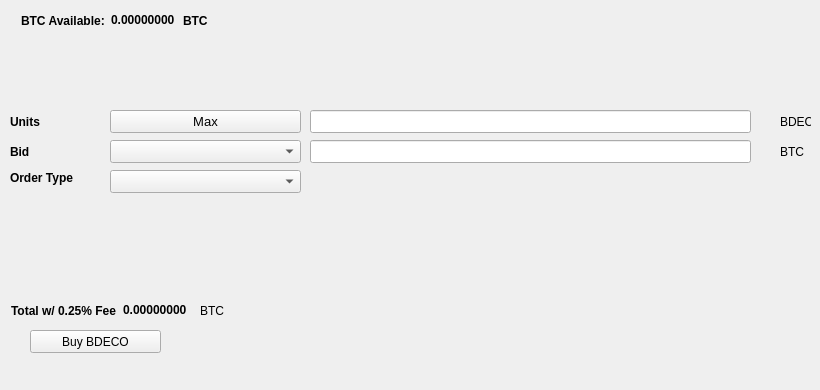
   <widget class="QWidget" name="BuyTab">
    <attribute name="title">
     <string>Buy</string>
    </attribute>
    <widget class="QPushButton" name="BuyBDECO">
     <property name="geometry">
      <rect>
       <x>30</x>
       <y>330</y>
       <width>131</width>
       <height>23</height>
      </rect>
     </property>
     <property name="text">
      <string>Buy BDECO</string>
     </property>
     <property name="icon">
      <iconset resource="../bdcashprotocol.qrc">
       <normaloff>:/icons/bitcoin</normaloff>:/icons/bitcoin</iconset>
     </property>
    </widget>
    <widget class="QLabel" name="label_3">
     <property name="geometry">
      <rect>
       <x>10</x>
       <y>110</y>
       <width>46</width>
       <height>23</height>
      </rect>
     </property>
     <property name="font">
      <font>
       <weight>75</weight>
       <bold>true</bold>
      </font>
     </property>
     <property name="text">
      <string>Units</string>
     </property>
    </widget>
    <widget class="QLineEdit" name="UnitsInput">
     <property name="geometry">
      <rect>
       <x>310</x>
       <y>110</y>
       <width>441</width>
       <height>23</height>
      </rect>
     </property>
     <property name="font">
      <font>
       <pointsize>9</pointsize>
       <weight>75</weight>
       <bold>true</bold>
      </font>
     </property>
    </widget>
    <widget class="QLineEdit" name="BuyBidPriceEdit">
     <property name="geometry">
      <rect>
       <x>310</x>
       <y>140</y>
       <width>441</width>
       <height>23</height>
      </rect>
     </property>
     <property name="font">
      <font>
       <pointsize>9</pointsize>
       <weight>75</weight>
       <bold>true</bold>
      </font>
     </property>
    </widget>
    <widget class="QLabel" name="label_4">
     <property name="geometry">
      <rect>
       <x>780</x>
       <y>110</y>
       <width>31</width>
       <height>23</height>
      </rect>
     </property>
     <property name="text">
      <string>BDECO</string>
     </property>
    </widget>
    <widget class="QLabel" name="label_5">
     <property name="geometry">
      <rect>
       <x>780</x>
       <y>140</y>
       <width>31</width>
       <height>23</height>
      </rect>
     </property>
     <property name="text">
      <string>BTC</string>
     </property>
    </widget>
    <widget class="QLabel" name="label_6">
     <property name="geometry">
      <rect>
       <x>10</x>
       <y>140</y>
       <width>46</width>
       <height>23</height>
      </rect>
     </property>
     <property name="font">
      <font>
       <weight>75</weight>
       <bold>true</bold>
      </font>
     </property>
     <property name="text">
      <string>Bid</string>
     </property>
    </widget>
    <widget class="QLabel" name="label_7">
     <property name="geometry">
      <rect>
       <x>10</x>
       <y>170</y>
       <width>91</width>
       <height>16</height>
      </rect>
     </property>
     <property name="font">
      <font>
       <weight>75</weight>
       <bold>true</bold>
      </font>
     </property>
     <property name="text">
      <string>Order Type</string>
     </property>
    </widget>
    <widget class="QPushButton" name="Buy_Max_Amount">
     <property name="geometry">
      <rect>
       <x>110</x>
       <y>110</y>
       <width>191</width>
       <height>23</height>
      </rect>
     </property>
     <property name="font">
      <font>
       <pointsize>10</pointsize>
      </font>
     </property>
     <property name="text">
      <string>Max</string>
     </property>
    </widget>
    <widget class="QComboBox" name="BuyBidcomboBox">
     <property name="geometry">
      <rect>
       <x>110</x>
       <y>140</y>
       <width>191</width>
       <height>23</height>
      </rect>
     </property>
     <property name="font">
      <font>
       <pointsize>10</pointsize>
      </font>
     </property>
    </widget>
    <widget class="QComboBox" name="buyOrdertypeCombo">
     <property name="geometry">
      <rect>
       <x>110</x>
       <y>170</y>
       <width>191</width>
       <height>23</height>
      </rect>
     </property>
     <property name="font">
      <font>
       <pointsize>10</pointsize>
      </font>
     </property>
    </widget>
    <widget class="QWidget" name="layoutWidget1">
     <property name="geometry">
      <rect>
       <x>21</x>
       <y>11</y>
       <width>227</width>
       <height>19</height>
      </rect>
     </property>
     <layout class="QHBoxLayout" name="horizontalLayout_3">
      <item>
       <widget class="QLabel" name="label232">
        <property name="font">
         <font>
          <weight>75</weight>
          <bold>true</bold>
         </font>
        </property>
        <property name="text">
         <string>BTC Available:</string>
        </property>
       </widget>
      </item>
      <item>
       <widget class="QLabel" name="BtcAvailableLbl">
        <property name="palette">
         <palette>
          <active>
           <colorrole role="WindowText">
            <brush brushstyle="SolidPattern">
             <color alpha="255">
              <red>0</red>
              <green>0</green>
              <blue>0</blue>
             </color>
            </brush>
           </colorrole>
           <colorrole role="Button">
            <brush brushstyle="SolidPattern">
             <color alpha="255">
              <red>0</red>
              <green>170</green>
              <blue>0</blue>
             </color>
            </brush>
           </colorrole>
           <colorrole role="Light">
            <brush brushstyle="SolidPattern">
             <color alpha="255">
              <red>0</red>
              <green>255</green>
              <blue>0</blue>
             </color>
            </brush>
           </colorrole>
           <colorrole role="Midlight">
            <brush brushstyle="SolidPattern">
             <color alpha="255">
              <red>0</red>
              <green>212</green>
              <blue>0</blue>
             </color>
            </brush>
           </colorrole>
           <colorrole role="Dark">
            <brush brushstyle="SolidPattern">
             <color alpha="255">
              <red>0</red>
              <green>85</green>
              <blue>0</blue>
             </color>
            </brush>
           </colorrole>
           <colorrole role="Mid">
            <brush brushstyle="SolidPattern">
             <color alpha="255">
              <red>0</red>
              <green>113</green>
              <blue>0</blue>
             </color>
            </brush>
           </colorrole>
           <colorrole role="Text">
            <brush brushstyle="SolidPattern">
             <color alpha="255">
              <red>0</red>
              <green>170</green>
              <blue>0</blue>
             </color>
            </brush>
           </colorrole>
           <colorrole role="BrightText">
            <brush brushstyle="SolidPattern">
             <color alpha="255">
              <red>255</red>
              <green>255</green>
              <blue>255</blue>
             </color>
            </brush>
           </colorrole>
           <colorrole role="ButtonText">
            <brush brushstyle="SolidPattern">
             <color alpha="255">
              <red>0</red>
              <green>0</green>
              <blue>0</blue>
             </color>
            </brush>
           </colorrole>
           <colorrole role="Base">
            <brush brushstyle="SolidPattern">
             <color alpha="255">
              <red>255</red>
              <green>255</green>
              <blue>255</blue>
             </color>
            </brush>
           </colorrole>
           <colorrole role="Window">
            <brush brushstyle="SolidPattern">
             <color alpha="255">
              <red>0</red>
              <green>170</green>
              <blue>0</blue>
             </color>
            </brush>
           </colorrole>
           <colorrole role="Shadow">
            <brush brushstyle="SolidPattern">
             <color alpha="255">
              <red>0</red>
              <green>0</green>
              <blue>0</blue>
             </color>
            </brush>
           </colorrole>
           <colorrole role="AlternateBase">
            <brush brushstyle="SolidPattern">
             <color alpha="255">
              <red>127</red>
              <green>212</green>
              <blue>127</blue>
             </color>
            </brush>
           </colorrole>
           <colorrole role="ToolTipBase">
            <brush brushstyle="SolidPattern">
             <color alpha="255">
              <red>255</red>
              <green>255</green>
              <blue>220</blue>
             </color>
            </brush>
           </colorrole>
           <colorrole role="ToolTipText">
            <brush brushstyle="SolidPattern">
             <color alpha="255">
              <red>0</red>
              <green>0</green>
              <blue>0</blue>
             </color>
            </brush>
           </colorrole>
          </active>
          <inactive>
           <colorrole role="WindowText">
            <brush brushstyle="SolidPattern">
             <color alpha="255">
              <red>0</red>
              <green>0</green>
              <blue>0</blue>
             </color>
            </brush>
           </colorrole>
           <colorrole role="Button">
            <brush brushstyle="SolidPattern">
             <color alpha="255">
              <red>0</red>
              <green>170</green>
              <blue>0</blue>
             </color>
            </brush>
           </colorrole>
           <colorrole role="Light">
            <brush brushstyle="SolidPattern">
             <color alpha="255">
              <red>0</red>
              <green>255</green>
              <blue>0</blue>
             </color>
            </brush>
           </colorrole>
           <colorrole role="Midlight">
            <brush brushstyle="SolidPattern">
             <color alpha="255">
              <red>0</red>
              <green>212</green>
              <blue>0</blue>
             </color>
            </brush>
           </colorrole>
           <colorrole role="Dark">
            <brush brushstyle="SolidPattern">
             <color alpha="255">
              <red>0</red>
              <green>85</green>
              <blue>0</blue>
             </color>
            </brush>
           </colorrole>
           <colorrole role="Mid">
            <brush brushstyle="SolidPattern">
             <color alpha="255">
              <red>0</red>
              <green>113</green>
              <blue>0</blue>
             </color>
            </brush>
           </colorrole>
           <colorrole role="Text">
            <brush brushstyle="SolidPattern">
             <color alpha="255">
              <red>0</red>
              <green>170</green>
              <blue>0</blue>
             </color>
            </brush>
           </colorrole>
           <colorrole role="BrightText">
            <brush brushstyle="SolidPattern">
             <color alpha="255">
              <red>255</red>
              <green>255</green>
              <blue>255</blue>
             </color>
            </brush>
           </colorrole>
           <colorrole role="ButtonText">
            <brush brushstyle="SolidPattern">
             <color alpha="255">
              <red>0</red>
              <green>0</green>
              <blue>0</blue>
             </color>
            </brush>
           </colorrole>
           <colorrole role="Base">
            <brush brushstyle="SolidPattern">
             <color alpha="255">
              <red>255</red>
              <green>255</green>
              <blue>255</blue>
             </color>
            </brush>
           </colorrole>
           <colorrole role="Window">
            <brush brushstyle="SolidPattern">
             <color alpha="255">
              <red>0</red>
              <green>170</green>
              <blue>0</blue>
             </color>
            </brush>
           </colorrole>
           <colorrole role="Shadow">
            <brush brushstyle="SolidPattern">
             <color alpha="255">
              <red>0</red>
              <green>0</green>
              <blue>0</blue>
             </color>
            </brush>
           </colorrole>
           <colorrole role="AlternateBase">
            <brush brushstyle="SolidPattern">
             <color alpha="255">
              <red>127</red>
              <green>212</green>
              <blue>127</blue>
             </color>
            </brush>
           </colorrole>
           <colorrole role="ToolTipBase">
            <brush brushstyle="SolidPattern">
             <color alpha="255">
              <red>255</red>
              <green>255</green>
              <blue>220</blue>
             </color>
            </brush>
           </colorrole>
           <colorrole role="ToolTipText">
            <brush brushstyle="SolidPattern">
             <color alpha="255">
              <red>0</red>
              <green>0</green>
              <blue>0</blue>
             </color>
            </brush>
           </colorrole>
          </inactive>
          <disabled>
           <colorrole role="WindowText">
            <brush brushstyle="SolidPattern">
             <color alpha="255">
              <red>0</red>
              <green>85</green>
              <blue>0</blue>
             </color>
            </brush>
           </colorrole>
           <colorrole role="Button">
            <brush brushstyle="SolidPattern">
             <color alpha="255">
              <red>0</red>
              <green>170</green>
              <blue>0</blue>
             </color>
            </brush>
           </colorrole>
           <colorrole role="Light">
            <brush brushstyle="SolidPattern">
             <color alpha="255">
              <red>0</red>
              <green>255</green>
              <blue>0</blue>
             </color>
            </brush>
           </colorrole>
           <colorrole role="Midlight">
            <brush brushstyle="SolidPattern">
             <color alpha="255">
              <red>0</red>
              <green>212</green>
              <blue>0</blue>
             </color>
            </brush>
           </colorrole>
           <colorrole role="Dark">
            <brush brushstyle="SolidPattern">
             <color alpha="255">
              <red>0</red>
              <green>85</green>
              <blue>0</blue>
             </color>
            </brush>
           </colorrole>
           <colorrole role="Mid">
            <brush brushstyle="SolidPattern">
             <color alpha="255">
              <red>0</red>
              <green>113</green>
              <blue>0</blue>
             </color>
            </brush>
           </colorrole>
           <colorrole role="Text">
            <brush brushstyle="SolidPattern">
             <color alpha="255">
              <red>0</red>
              <green>85</green>
              <blue>0</blue>
             </color>
            </brush>
           </colorrole>
           <colorrole role="BrightText">
            <brush brushstyle="SolidPattern">
             <color alpha="255">
              <red>255</red>
              <green>255</green>
              <blue>255</blue>
             </color>
            </brush>
           </colorrole>
           <colorrole role="ButtonText">
            <brush brushstyle="SolidPattern">
             <color alpha="255">
              <red>0</red>
              <green>85</green>
              <blue>0</blue>
             </color>
            </brush>
           </colorrole>
           <colorrole role="Base">
            <brush brushstyle="SolidPattern">
             <color alpha="255">
              <red>0</red>
              <green>170</green>
              <blue>0</blue>
             </color>
            </brush>
           </colorrole>
           <colorrole role="Window">
            <brush brushstyle="SolidPattern">
             <color alpha="255">
              <red>0</red>
              <green>170</green>
              <blue>0</blue>
             </color>
            </brush>
           </colorrole>
           <colorrole role="Shadow">
            <brush brushstyle="SolidPattern">
             <color alpha="255">
              <red>0</red>
              <green>0</green>
              <blue>0</blue>
             </color>
            </brush>
           </colorrole>
           <colorrole role="AlternateBase">
            <brush brushstyle="SolidPattern">
             <color alpha="255">
              <red>0</red>
              <green>170</green>
              <blue>0</blue>
             </color>
            </brush>
           </colorrole>
           <colorrole role="ToolTipBase">
            <brush brushstyle="SolidPattern">
             <color alpha="255">
              <red>255</red>
              <green>255</green>
              <blue>220</blue>
             </color>
            </brush>
           </colorrole>
           <colorrole role="ToolTipText">
            <brush brushstyle="SolidPattern">
             <color alpha="255">
              <red>0</red>
              <green>0</green>
              <blue>0</blue>
             </color>
            </brush>
           </colorrole>
          </disabled>
         </palette>
        </property>
        <property name="font">
         <font>
          <weight>75</weight>
          <bold>true</bold>
         </font>
        </property>
        <property name="text">
         <string>0.00000000</string>
        </property>
        <property name="textInteractionFlags">
         <set>Qt::LinksAccessibleByMouse|Qt::TextSelectableByKeyboard|Qt::TextSelectableByMouse</set>
        </property>
       </widget>
      </item>
      <item>
       <widget class="QLabel" name="BtcAvailableLbl_2">
        <property name="font">
         <font>
          <weight>75</weight>
          <bold>true</bold>
         </font>
        </property>
        <property name="text">
         <string>BTC</string>
        </property>
       </widget>
      </item>
     </layout>
    </widget>
    <widget class="QWidget" name="layoutWidge2">
     <property name="geometry">
      <rect>
       <x>11</x>
       <y>301</y>
       <width>259</width>
       <height>19</height>
      </rect>
     </property>
     <layout class="QHBoxLayout" name="horizontalLayout_4">
      <item>
       <widget class="QLabel" name="label_9">
        <property name="font">
         <font>
          <weight>75</weight>
          <bold>true</bold>
         </font>
        </property>
        <property name="text">
         <string>Total w/ 0.25% Fee</string>
        </property>
       </widget>
      </item>
      <item>
       <widget class="QLabel" name="BuyCostLabel">
        <property name="palette">
         <palette>
          <active>
           <colorrole role="WindowText">
            <brush brushstyle="SolidPattern">
             <color alpha="255">
              <red>0</red>
              <green>0</green>
              <blue>0</blue>
             </color>
            </brush>
           </colorrole>
           <colorrole role="Button">
            <brush brushstyle="SolidPattern">
             <color alpha="255">
              <red>0</red>
              <green>170</green>
              <blue>0</blue>
             </color>
            </brush>
           </colorrole>
           <colorrole role="Light">
            <brush brushstyle="SolidPattern">
             <color alpha="255">
              <red>0</red>
              <green>255</green>
              <blue>0</blue>
             </color>
            </brush>
           </colorrole>
           <colorrole role="Midlight">
            <brush brushstyle="SolidPattern">
             <color alpha="255">
              <red>0</red>
              <green>212</green>
              <blue>0</blue>
             </color>
            </brush>
           </colorrole>
           <colorrole role="Dark">
            <brush brushstyle="SolidPattern">
             <color alpha="255">
              <red>0</red>
              <green>85</green>
              <blue>0</blue>
             </color>
            </brush>
           </colorrole>
           <colorrole role="Mid">
            <brush brushstyle="SolidPattern">
             <color alpha="255">
              <red>0</red>
              <green>113</green>
              <blue>0</blue>
             </color>
            </brush>
           </colorrole>
           <colorrole role="Text">
            <brush brushstyle="SolidPattern">
             <color alpha="255">
              <red>0</red>
              <green>170</green>
              <blue>0</blue>
             </color>
            </brush>
           </colorrole>
           <colorrole role="BrightText">
            <brush brushstyle="SolidPattern">
             <color alpha="255">
              <red>255</red>
              <green>255</green>
              <blue>255</blue>
             </color>
            </brush>
           </colorrole>
           <colorrole role="ButtonText">
            <brush brushstyle="SolidPattern">
             <color alpha="255">
              <red>0</red>
              <green>0</green>
              <blue>0</blue>
             </color>
            </brush>
           </colorrole>
           <colorrole role="Base">
            <brush brushstyle="SolidPattern">
             <color alpha="255">
              <red>255</red>
              <green>255</green>
              <blue>255</blue>
             </color>
            </brush>
           </colorrole>
           <colorrole role="Window">
            <brush brushstyle="SolidPattern">
             <color alpha="255">
              <red>0</red>
              <green>170</green>
              <blue>0</blue>
             </color>
            </brush>
           </colorrole>
           <colorrole role="Shadow">
            <brush brushstyle="SolidPattern">
             <color alpha="255">
              <red>0</red>
              <green>0</green>
              <blue>0</blue>
             </color>
            </brush>
           </colorrole>
           <colorrole role="AlternateBase">
            <brush brushstyle="SolidPattern">
             <color alpha="255">
              <red>127</red>
              <green>212</green>
              <blue>127</blue>
             </color>
            </brush>
           </colorrole>
           <colorrole role="ToolTipBase">
            <brush brushstyle="SolidPattern">
             <color alpha="255">
              <red>255</red>
              <green>255</green>
              <blue>220</blue>
             </color>
            </brush>
           </colorrole>
           <colorrole role="ToolTipText">
            <brush brushstyle="SolidPattern">
             <color alpha="255">
              <red>0</red>
              <green>0</green>
              <blue>0</blue>
             </color>
            </brush>
           </colorrole>
          </active>
          <inactive>
           <colorrole role="WindowText">
            <brush brushstyle="SolidPattern">
             <color alpha="255">
              <red>0</red>
              <green>0</green>
              <blue>0</blue>
             </color>
            </brush>
           </colorrole>
           <colorrole role="Button">
            <brush brushstyle="SolidPattern">
             <color alpha="255">
              <red>0</red>
              <green>170</green>
              <blue>0</blue>
             </color>
            </brush>
           </colorrole>
           <colorrole role="Light">
            <brush brushstyle="SolidPattern">
             <color alpha="255">
              <red>0</red>
              <green>255</green>
              <blue>0</blue>
             </color>
            </brush>
           </colorrole>
           <colorrole role="Midlight">
            <brush brushstyle="SolidPattern">
             <color alpha="255">
              <red>0</red>
              <green>212</green>
              <blue>0</blue>
             </color>
            </brush>
           </colorrole>
           <colorrole role="Dark">
            <brush brushstyle="SolidPattern">
             <color alpha="255">
              <red>0</red>
              <green>85</green>
              <blue>0</blue>
             </color>
            </brush>
           </colorrole>
           <colorrole role="Mid">
            <brush brushstyle="SolidPattern">
             <color alpha="255">
              <red>0</red>
              <green>113</green>
              <blue>0</blue>
             </color>
            </brush>
           </colorrole>
           <colorrole role="Text">
            <brush brushstyle="SolidPattern">
             <color alpha="255">
              <red>0</red>
              <green>170</green>
              <blue>0</blue>
             </color>
            </brush>
           </colorrole>
           <colorrole role="BrightText">
            <brush brushstyle="SolidPattern">
             <color alpha="255">
              <red>255</red>
              <green>255</green>
              <blue>255</blue>
             </color>
            </brush>
           </colorrole>
           <colorrole role="ButtonText">
            <brush brushstyle="SolidPattern">
             <color alpha="255">
              <red>0</red>
              <green>0</green>
              <blue>0</blue>
             </color>
            </brush>
           </colorrole>
           <colorrole role="Base">
            <brush brushstyle="SolidPattern">
             <color alpha="255">
              <red>255</red>
              <green>255</green>
              <blue>255</blue>
             </color>
            </brush>
           </colorrole>
           <colorrole role="Window">
            <brush brushstyle="SolidPattern">
             <color alpha="255">
              <red>0</red>
              <green>170</green>
              <blue>0</blue>
             </color>
            </brush>
           </colorrole>
           <colorrole role="Shadow">
            <brush brushstyle="SolidPattern">
             <color alpha="255">
              <red>0</red>
              <green>0</green>
              <blue>0</blue>
             </color>
            </brush>
           </colorrole>
           <colorrole role="AlternateBase">
            <brush brushstyle="SolidPattern">
             <color alpha="255">
              <red>127</red>
              <green>212</green>
              <blue>127</blue>
             </color>
            </brush>
           </colorrole>
           <colorrole role="ToolTipBase">
            <brush brushstyle="SolidPattern">
             <color alpha="255">
              <red>255</red>
              <green>255</green>
              <blue>220</blue>
             </color>
            </brush>
           </colorrole>
           <colorrole role="ToolTipText">
            <brush brushstyle="SolidPattern">
             <color alpha="255">
              <red>0</red>
              <green>0</green>
              <blue>0</blue>
             </color>
            </brush>
           </colorrole>
          </inactive>
          <disabled>
           <colorrole role="WindowText">
            <brush brushstyle="SolidPattern">
             <color alpha="255">
              <red>0</red>
              <green>85</green>
              <blue>0</blue>
             </color>
            </brush>
           </colorrole>
           <colorrole role="Button">
            <brush brushstyle="SolidPattern">
             <color alpha="255">
              <red>0</red>
              <green>170</green>
              <blue>0</blue>
             </color>
            </brush>
           </colorrole>
           <colorrole role="Light">
            <brush brushstyle="SolidPattern">
             <color alpha="255">
              <red>0</red>
              <green>255</green>
              <blue>0</blue>
             </color>
            </brush>
           </colorrole>
           <colorrole role="Midlight">
            <brush brushstyle="SolidPattern">
             <color alpha="255">
              <red>0</red>
              <green>212</green>
              <blue>0</blue>
             </color>
            </brush>
           </colorrole>
           <colorrole role="Dark">
            <brush brushstyle="SolidPattern">
             <color alpha="255">
              <red>0</red>
              <green>85</green>
              <blue>0</blue>
             </color>
            </brush>
           </colorrole>
           <colorrole role="Mid">
            <brush brushstyle="SolidPattern">
             <color alpha="255">
              <red>0</red>
              <green>113</green>
              <blue>0</blue>
             </color>
            </brush>
           </colorrole>
           <colorrole role="Text">
            <brush brushstyle="SolidPattern">
             <color alpha="255">
              <red>0</red>
              <green>85</green>
              <blue>0</blue>
             </color>
            </brush>
           </colorrole>
           <colorrole role="BrightText">
            <brush brushstyle="SolidPattern">
             <color alpha="255">
              <red>255</red>
              <green>255</green>
              <blue>255</blue>
             </color>
            </brush>
           </colorrole>
           <colorrole role="ButtonText">
            <brush brushstyle="SolidPattern">
             <color alpha="255">
              <red>0</red>
              <green>85</green>
              <blue>0</blue>
             </color>
            </brush>
           </colorrole>
           <colorrole role="Base">
            <brush brushstyle="SolidPattern">
             <color alpha="255">
              <red>0</red>
              <green>170</green>
              <blue>0</blue>
             </color>
            </brush>
           </colorrole>
           <colorrole role="Window">
            <brush brushstyle="SolidPattern">
             <color alpha="255">
              <red>0</red>
              <green>170</green>
              <blue>0</blue>
             </color>
            </brush>
           </colorrole>
           <colorrole role="Shadow">
            <brush brushstyle="SolidPattern">
             <color alpha="255">
              <red>0</red>
              <green>0</green>
              <blue>0</blue>
             </color>
            </brush>
           </colorrole>
           <colorrole role="AlternateBase">
            <brush brushstyle="SolidPattern">
             <color alpha="255">
              <red>0</red>
              <green>170</green>
              <blue>0</blue>
             </color>
            </brush>
           </colorrole>
           <colorrole role="ToolTipBase">
            <brush brushstyle="SolidPattern">
             <color alpha="255">
              <red>255</red>
              <green>255</green>
              <blue>220</blue>
             </color>
            </brush>
           </colorrole>
           <colorrole role="ToolTipText">
            <brush brushstyle="SolidPattern">
             <color alpha="255">
              <red>0</red>
              <green>0</green>
              <blue>0</blue>
             </color>
            </brush>
           </colorrole>
          </disabled>
         </palette>
        </property>
        <property name="font">
         <font>
          <weight>75</weight>
          <bold>true</bold>
         </font>
        </property>
        <property name="autoFillBackground">
         <bool>false</bool>
        </property>
        <property name="text">
         <string>0.00000000</string>
        </property>
        <property name="textInteractionFlags">
         <set>Qt::LinksAccessibleByMouse|Qt::TextSelectableByMouse</set>
        </property>
       </widget>
      </item>
      <item>
       <widget class="QLabel" name="label_10">
        <property name="font">
         <font>
          <weight>50</weight>
          <bold>false</bold>
         </font>
        </property>
        <property name="text">
         <string>BTC</string>
        </property>
       </widget>
      </item>
     </layout>
    </widget>
    <widget class="QLabel" name="label_24">
     <property name="geometry">
      <rect>
       <x>460</x>
       <y>300</y>
       <width>281</width>
       <height>81</height>
      </rect>
     </property>
     <property name="text">
      <string/>
     </property>
     <property name="pixmap">
      <pixmap>:/images/bittrex</pixmap>
     </property>
    </widget>
   </widget>
